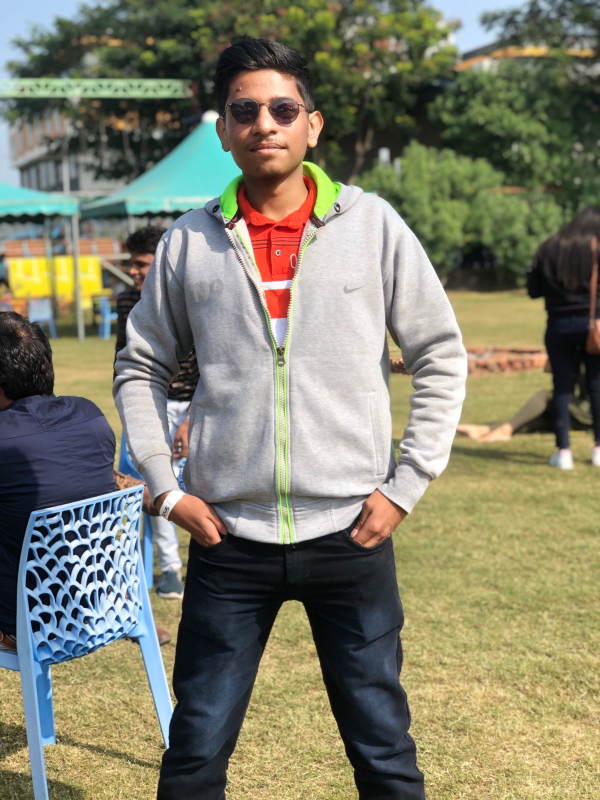
#> input picture 40_8_convolutional_neural_network/my-image.jpg, 1200 x 1600 px (shown at 1/2 size)
$ jupyter execute testing_image.ipynb
#> lines starting #> are read from the running program, lines starting #| are printed output that depends on the picture
[cell 1]
import numpy as np
import matplotlib.pyplot as plt
from skimage.io import imread, imshow
from skimage.color import rgb2gray
from skimage.transform import rescale
from scipy.signal import convolve2d

[cell 2]
my_dog = imread('my-image.jpg')
#> my_dog is the input picture: shape (1600, 1200, 3); mean R, G, B 129.3, 128.1, 108.2
plt.imshow(my_dog, cmap='gray')

[cell 3]
r_scaled = rescale(my_dog[:,:,0], 0.10)
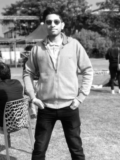
#> r_scaled: shape (160, 120) float64; min 0.0141, max 0.999, mean 0.507
g_scaled = rescale(my_dog[:,:,1], 0.10)
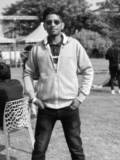
#> g_scaled: shape (160, 120) float64; min 0.0253, max 0.999, mean 0.502
b_scaled = rescale(my_dog[:,:,2], 0.10)
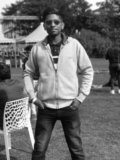
#> b_scaled: shape (160, 120) float64; min 0.0238, max 0.998, mean 0.424
my_dog_scaled = np.stack([r_scaled, g_scaled, b_scaled], axis=2)
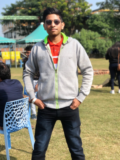
#> my_dog_scaled: shape (160, 120, 3) float64; mean R, G, B 0.507, 0.502, 0.424
my_dog_gray = rescale(rgb2gray(my_dog), 0.10)

[cell 4]
plt.imshow(my_dog_scaled, cmap='gray')

[cell 5]
def rgb_convolve2d(image, kernel):
    red = convolve2d(image[:,:,0], kernel, 'valid')
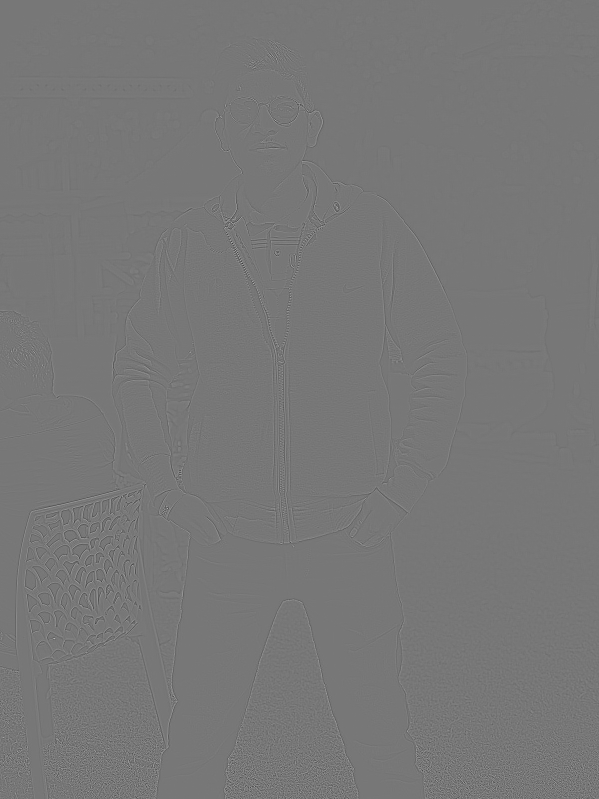
#> red: shape (1598, 1198) int64 (shown at 1/2 size); min -269, max 305, mean 0; drawn with min black and max white
    green = convolve2d(image[:,:,1], kernel, 'valid')
    blue = convolve2d(image[:,:,2], kernel, 'valid')
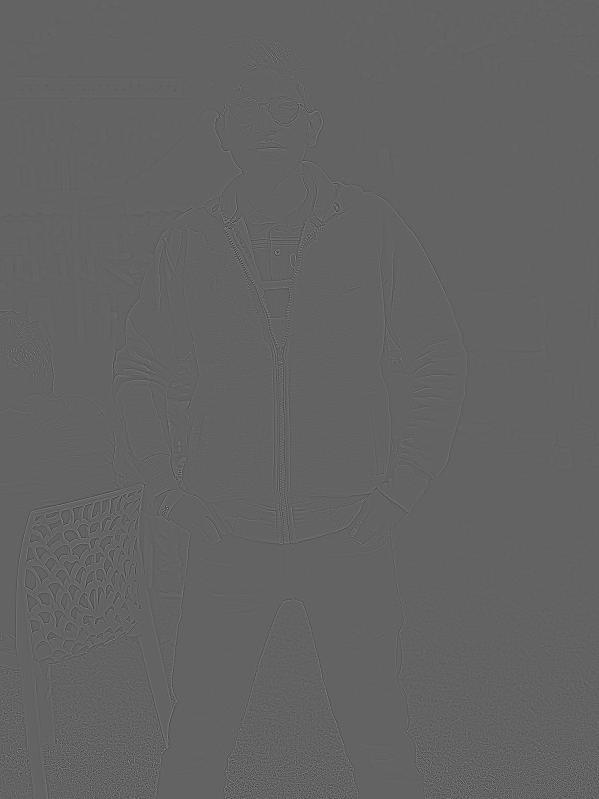
#> blue: shape (1598, 1198) int64 (shown at 1/2 size); min -267, max 417, mean 0; drawn with min black and max white
    return np.stack([red, green, blue], axis=2)

[cell 6]
identity = np.array([[0, 0, 0],
                     [0, 1, 0],
                     [0, 0, 0]])
def display_image(conv_im1, kernel):
  fig, ax = plt.subplots(1,2, figsize=(12,5))
  ax[0].imshow(kernel, cmap='gray')
  ax[1].imshow(abs(conv_im1), cmap='gray')
def apply_kernel(img, kernel, display = False):
  conv_im1 = rgb_convolve2d(img, kernel)
  if display:
    display_image(conv_im1, kernel)
  else:
    return conv_im1

[cell 7]
# Edge Detection1
kernel1 = np.array([[0, -1, 0],
                    [-1, 4, -1],
                    [0, -1, 0]])
# Edge Detection2
kernel2 = np.array([[-1, -1, -1],
                    [-1, 8, -1],
                    [-1, -1, -1]])
# Bottom Sobel Filter
kernel3 = np.array([[-1, -2, -1],
                    [0, 0, 0],
                    [1, 2, 1]])
# Top Sobel Filter
kernel4 = np.array([[1, 2, 1],
                    [0, 0, 0],
                    [-1, -2, -1]])
# Left Sobel Filter
kernel5 = np.array([[1, 0, -1],
                    [2, 0, -2],
                    [1, 0, -1]])
# Right Sobel Filter
kernel6 = np.array([[-1, 0, 1],
                    [-2, 0, 2],
                    [-1, 0, 1]])


# Sharpen
kernel7 = np.array([[0, -1, 0],
                    [-1, 5, -1],
                    [0, -1, 0]])
# Emboss
kernel8 =  np.array([[-2, -1, 0],
                     [-1,  1, 1],
                     [ 0,  1, 2]])
# Box Blur
kernel9 = (1 / 9.0) * np.array([[1, 1, 1],
                                [1, 1, 1],
                                [1, 1, 1]])
# Gaussian Blur 3x3
kernel10 = (1 / 16.0) * np.array([[1, 2, 1],
                                  [2, 4, 2],
                                  [1, 2, 1]])
# Gaussian Blur 5x5
kernel11 = (1 / 256.0) * np.array([[1, 4, 6, 4, 1],
                                   [4, 16, 24, 16, 4],
                                   [6, 24, 36, 24, 6],
                                   [4, 16, 24, 16, 4],
                                   [1, 4, 6, 4, 1]])
# Unsharp masking 5x5
kernel12 = -(1 / 256.0) * np.array([[1, 4, 6, 4, 1],
                                   [4, 16, 24, 16, 4],
                                   [6, 24, -476, 24, 6],
                                   [4, 16, 24, 16, 4],
                                   [1, 4, 6, 4, 1]])

[cell 8]
apply_kernel(my_dog, kernel1, True)
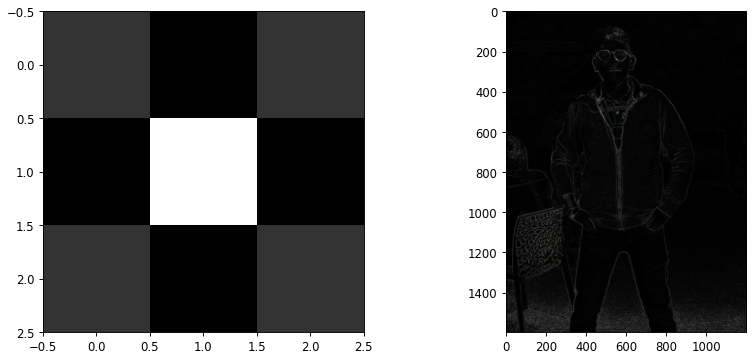
#> figure drawn by matplotlib, 2 panels

[cell 9]
# import the opencv library
import cv2
from time import sleep
from win32gui import SetForegroundWindow
from pywinauto.findwindows import find_window


# define a video capture object
vid = cv2.VideoCapture(0)

# ret, frame = vid.read()

# frame = apply_kernel(frame, kernel1, True)

ret, frame = vid.read()
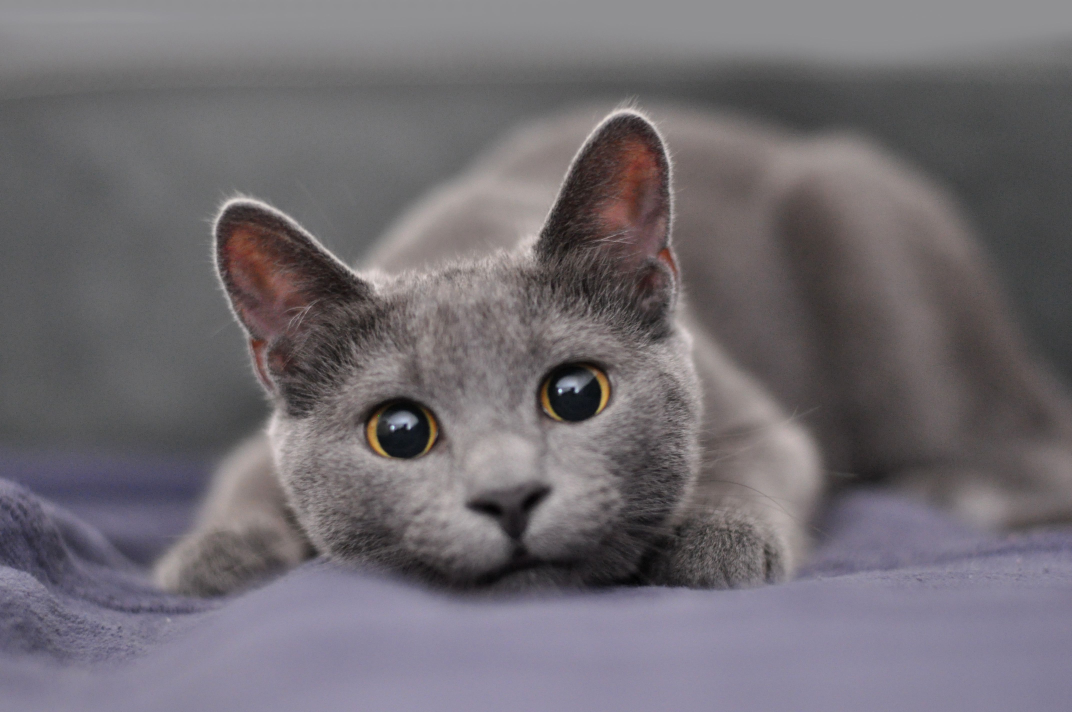
#> input picture 40_8_convolutional_neural_network/dataset/single_prediction/3.jpg, 4288 x 2848 px, given in place of the camera (shown at 1/4 size)
#> frame is the input picture: shape (2848, 4288, 3); mean B, G, R 112.6, 107.1, 112.1

frame = cv2.cvtColor(frame, cv2.COLOR_BGR2RGB)
# frame = apply_kernel(frame, kernel1, False)
frame = cv2.cvtColor(frame, cv2.COLOR_RGB2BGR)

# print(frame)
# Display the resulting frame
# plt.imshow(frame)
cv2.imshow('frame', frame)
while(True):
    cv2.imshow('frame', frame)
    sleep(1)
    cv2.setWindowProperty("frame", cv2.WND_PROP_TOPMOST, 1)

    SetForegroundWindow(find_window(title="frame"))
#> (this line was passed over: pywinauto is not available in this run)


    if cv2.waitKey(1) & 0xFF == ord('q'):
#> (key q is pressed here)
        print('breakiing')
        break

while(False):

    # Capture the video frame
    # by frame
    ret, frame = vid.read()

    frame = apply_kernel(frame, kernel1, False)

    # Display the resulting frame
    cv2.imshow('frame', frame)

    # the 'q' button is set as the
    # quitting button you may use any
    # desired button of your choice
    if cv2.waitKey(1) & 0xFF == ord('q'):
        break

# After the loop release the cap object
vid.release()
# Destroy all the windows
# cv2.destroyAllWindows()
